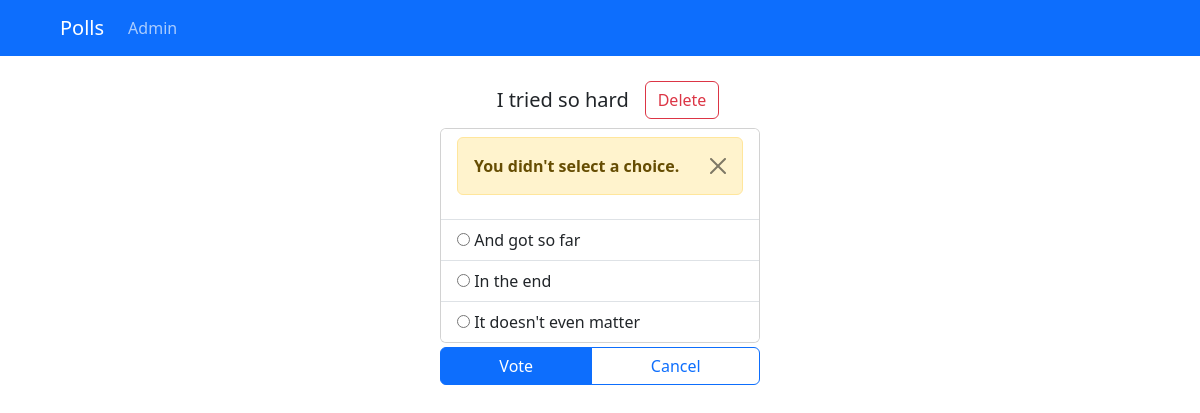
/polls/12/vote/, run on the app's committed database.
### polls/models.py (models this page shows, shortened)
class Question(models.Model):
    set = models.ForeignKey(Set, on_delete=models.CASCADE)
    question_text = models.CharField(max_length=200)
    pub_date = models.DateTimeField("date published")
    votes_num = models.IntegerField(default=0)

class Choice(models.Model):
    question = models.ForeignKey(Question, on_delete=models.CASCADE)
    choice_text = models.CharField(max_length=200)
    votes = models.IntegerField(default=0)

### polls/views.py (the view)
# urls.py: path("<int:question_id>/vote/", views.vote, name="vote"),
def vote(request, question_id):
    question = get_object_or_404(Question, pk=question_id)
    try:
        selected_choice = question.choice_set.get(pk=request.POST["choice"])
    except (KeyError, Choice.DoesNotExist):
        return render(request, "polls/detail.html", {"question": question, "error_message": "You didn't select a choice."})
    else:
        question.votes_num += 1
        selected_choice.votes += 1
        selected_choice.save()
        question.save()
        return HttpResponseRedirect(reverse("polls:results", args=(question.id,)))

### polls/templates/polls/detail.html (shortened to what this page needs)
{% include "./partials/head.html" %}
  <body>
    {% include "./partials/navbar.html" %}
    <main class="container">
      <div class="d-flex flex-column justify-content-start align-items-center" style="height: 80vh;">
        <div class="d-flex align-items-center">
          <h5 class="m-3">{{question.question_text}}</h5>
            <form action="{% url 'polls:deletequestion' %}" method="post">
              <fieldset>
                  <button type="submit" class="btn btn-outline-danger">Delete</button>
              </fieldset>
            </form>
        </div>
        <form action="{% url 'polls:vote' question.id %}" method="post">
          <fieldset class="d-flex justify-content-center">
          <div class="card" style="width: 20rem;">
            <ul class="list-group list-group-flush">
              {% if error_message %}
              <li class="list-group-item">
                <div class="alert alert-warning alert-dismissible fade show" role="alert">
                  <strong>{{ error_message }}</strong>
                  <button type="button" class="btn-close" data-bs-dismiss="alert" aria-label="Close"></button>
                </div>
              </li>
              {% endif %}
              {% for choice in question.choice_set.all %}
              <li class="list-group-item">
                <input
                  type="radio"
                  name="choice"
                  id="choice{{ forloop.counter }}"
                  value="{{ choice.id }}"
                />
                <label for="choice{{ forloop.counter }}">{{ choice.choice_text }}</label
                  >
              </li>
              {% endfor %}
            </fieldset>
              <div class="m-1 d-flex justify-content-center">
                <div class="btn-group" style="width: 20rem">
                  <input type="submit" class="btn btn-primary" value="Vote" />
                <a href="/polls" class="btn btn-outline-primary">Cancel</a>
                </div>
              </div>
          </div>
  </body>
</html>

### data on the page
Question: question_text "I tried so hard"
Choice: choice_text "And got so far"
Choice: choice_text "In the end"
Choice: choice_text "It doesn't even matter"

### other printed values
{{ error_message }} "You didn't select a choice."
